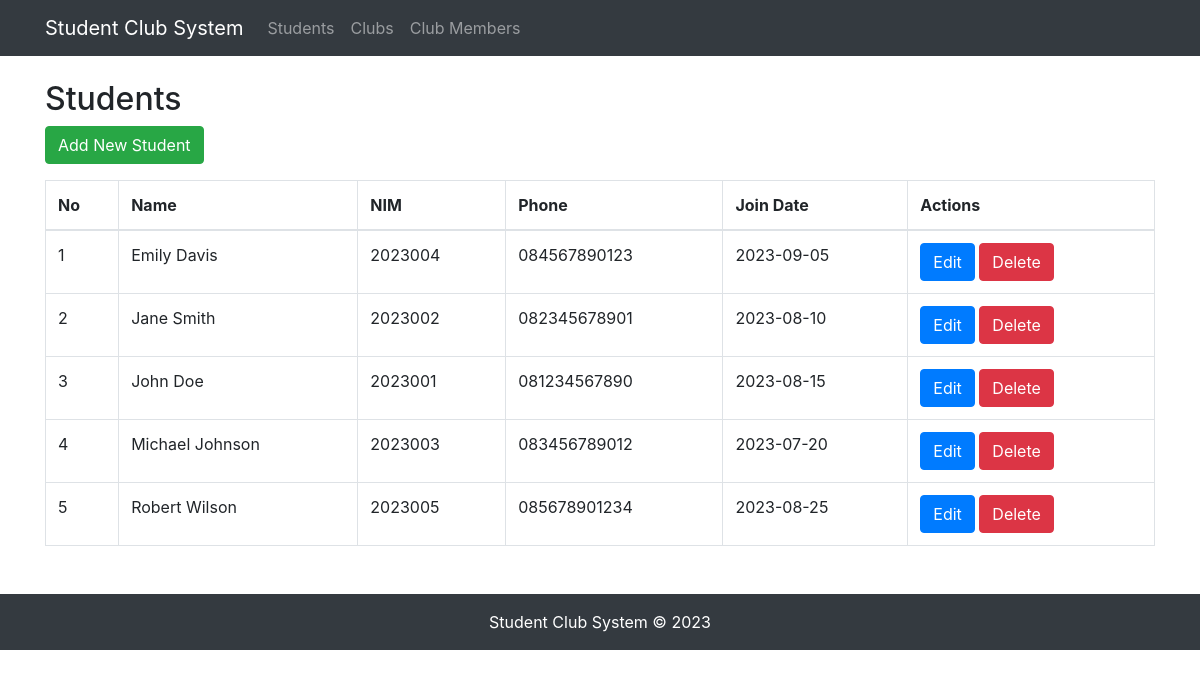
/student.php, run on the app's committed database.
### tables this page shows
CREATE TABLE IF NOT EXISTS students (
    id INT AUTO_INCREMENT PRIMARY KEY,
    name VARCHAR(100) NOT NULL,
    nim VARCHAR(20) NOT NULL UNIQUE,
    phone VARCHAR(15),
    join_date DATE
);

### controllers/Student.controller.php (called while the page is built, shortened)
<?php
include_once("views/Student.view.php");
class StudentController {
    private $model;
    private $view;
    public function __construct() {
        $this->model = new Student();
        $this->view = new StudentView();
    }
    public function index() {
        $students = $this->model->getAll();
        $this->view->showAll($students);
    }
}
?>

### models/Student.class.php (called while the page is built, shortened)
<?php
class Student {
    private $db;
    public function __construct() {
        $this->db = DB::getInstance();
    }
    public function getAll() {
        $sql = "SELECT * FROM students ORDER BY name";
        $result = $this->db->query($sql);
        $students = [];
        if ($result->num_rows > 0) {
            while ($row = $result->fetch_assoc()) {
                $students[] = $row;
            }
        }
        return $students;
    }
}
?>

### conf.php (called while the page is built, shortened)
<?php
spl_autoload_register(function ($class_name) {
    if (strpos($class_name, 'Controller') !== false) {
        $file = 'controllers/' . $class_name . '.php';
    } elseif (strpos($class_name, 'View') !== false) {
        $file = 'views/' . $class_name . '.php';
    } elseif ($class_name == 'Template' || $class_name == 'TemplateProcessor') {
        $file = 'views/' . $class_name . '.class.php';
    } else {
        $file = 'models/' . $class_name . '.class.php';
    }
});
?>

### models/DB.class.php (called while the page is built, shortened)
<?php
class DB {
    private static $instance = null;
    private $conn;
    private function __construct() {
        $host = "localhost";
        $username = "root";
        $password = "";
        $database = "student_club_system";
        $this->conn = new mysqli($host, $username, $password, $database);
    }
    public static function getInstance() {
        if (self::$instance == null) {
            self::$instance = new DB();
        }
        return self::$instance;
    }
    public function query($sql) {
        return $this->conn->query($sql);
    }
}
?>

### views/Student.view.php (the view, shortened to what this page needs)
<?php
class StudentView {
    public function showAll($students) {
        $rows = "";
        $no = 1;
        foreach ($students as $student) {
            $rows .= "<tr>
                <td>{$no}</td>
                <td>{$student['name']}</td>
                <td>{$student['nim']}</td>
                <td>{$student['phone']}</td>
                <td>{$student['join_date']}</td>
                <td>
                    <a href='student.php?action=edit&id={$student['id']}' class='btn btn-primary'>Edit</a>
                    <a href='student.php?action=delete&id={$student['id']}' class='btn btn-danger' onclick='return confirm(\"Are you sure?\")'>Delete</a>
                </td>
            </tr>";
            $no++;
        }
    }
}
?>

### data on the page
students: name "Emily Davis", nim "2023004", phone "084567890123", join_date "2023-09-05"
students: name "Jane Smith", nim "2023002", phone "082345678901", join_date "2023-08-10"
students: name "John Doe", nim "2023001", phone "081234567890", join_date "2023-08-15"
students: name "Michael Johnson", nim "2023003", phone "083456789012", join_date "2023-07-20"
students: name "Robert Wilson", nim "2023005", phone "085678901234", join_date "2023-08-25"

### other printed values
$layoutTemplate "Student Club System Students Clubs Club Members Students Add New Student No Name NIM Phone Join Date Actions Student Club System © 2023"
